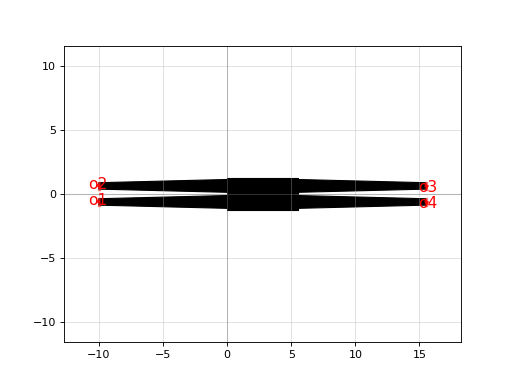

The script that drew this image:
import gdsfactory as gf

c = gf.components.mmi2x2(width=0.5, width_taper=1.0, length_taper=10.0, length_mmi=5.5, width_mmi=2.5, gap_mmi=0.25, with_bbox=True, cross_section='strip')
c.plot()
